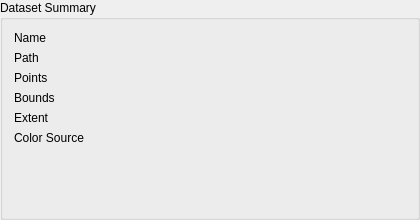
<?xml version="1.0" encoding="UTF-8"?>
<ui version="4.0">
 <class>DatasetSummaryWidget</class>
 <widget class="QGroupBox" name="DatasetSummaryWidget">
  <property name="geometry">
   <rect>
    <x>0</x>
    <y>0</y>
    <width>420</width>
    <height>220</height>
   </rect>
  </property>
  <property name="title">
   <string>Dataset Summary</string>
  </property>
  <layout class="QFormLayout" name="datasetLayout">
   <property name="labelAlignment">
    <set>Qt::AlignLeading|Qt::AlignLeft|Qt::AlignTop</set>
   </property>
   <property name="formAlignment">
    <set>Qt::AlignTop</set>
   </property>
   <item row="0" column="0">
    <widget class="QLabel" name="datasetNameLabel">
     <property name="text">
      <string>Name</string>
     </property>
    </widget>
   </item>
   <item row="0" column="1">
    <widget class="QLabel" name="datasetNameValueLabel">
     <property name="text">
      <string/>
     </property>
    </widget>
   </item>
   <item row="1" column="0">
    <widget class="QLabel" name="datasetPathLabel">
     <property name="text">
      <string>Path</string>
     </property>
    </widget>
   </item>
   <item row="1" column="1">
    <widget class="QLabel" name="datasetPathValueLabel">
     <property name="text">
      <string/>
     </property>
    </widget>
   </item>
   <item row="2" column="0">
    <widget class="QLabel" name="datasetPointsLabel">
     <property name="text">
      <string>Points</string>
     </property>
    </widget>
   </item>
   <item row="2" column="1">
    <widget class="QLabel" name="datasetPointsValueLabel">
     <property name="text">
      <string/>
     </property>
    </widget>
   </item>
   <item row="3" column="0">
    <widget class="QLabel" name="datasetBoundsLabel">
     <property name="text">
      <string>Bounds</string>
     </property>
    </widget>
   </item>
   <item row="3" column="1">
    <widget class="QLabel" name="datasetBoundsValueLabel">
     <property name="text">
      <string/>
     </property>
    </widget>
   </item>
   <item row="4" column="0">
    <widget class="QLabel" name="datasetExtentLabel">
     <property name="text">
      <string>Extent</string>
     </property>
    </widget>
   </item>
   <item row="4" column="1">
    <widget class="QLabel" name="datasetExtentValueLabel">
     <property name="text">
      <string/>
     </property>
    </widget>
   </item>
   <item row="5" column="0">
    <widget class="QLabel" name="datasetColorLabel">
     <property name="text">
      <string>Color Source</string>
     </property>
    </widget>
   </item>
   <item row="5" column="1">
    <widget class="QLabel" name="datasetColorValueLabel">
     <property name="text">
      <string/>
     </property>
    </widget>
   </item>
  </layout>
 </widget>
 <resources/>
 <connections/>
</ui>
